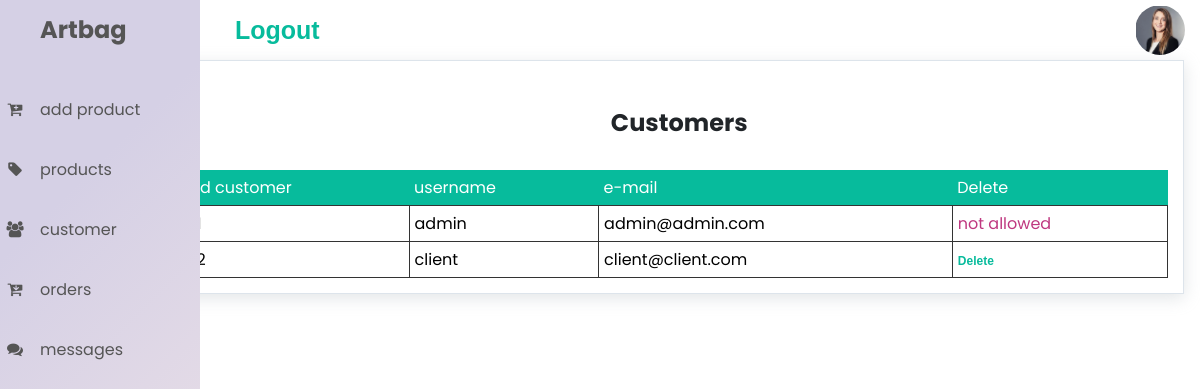
Screenshot of /acustomers.php (signed in) with the database file from the repository.
### tables this page shows
create table user(
    idu int(4) auto_increment primary key,
    pseudo varchar(50) unique,
    pass varchar(50) ,
    mail varchar(50) unique ,
    code int(4) unique
);

### acustomers.php (the view, shortened to what this page needs)
<!DOCTYPE html>
<?php
require_once("connection.php");
?>
<html lang="en">
<head>
    <link rel="stylesheet" href="style.css">
    <link rel="stylesheet" href="https://cdnjs.cloudflare.com/ajax/libs/font-awesome/4.7.0/css/font-awesome.css" />
</head>
<body>
<div class="navigation1" >
            <ul>
                <li>
                    <a href="index.php">
                        <span class="icon"></span>
                        <span class="title2"><h2>Artbag</h2></span>
                    </a>
                </li>
                <li>
                    <a href="addproduct.php">
                        <span class="icon"><i class="fa fa-cart-plus"></i></span>
                        <span class="title2">add product</span>
                    </a>
                </li>
                <li>
                    <a href="ashowproducts.php">
                        <span class="icon"><i class="fa fa-tag"></i></i></span>
                        <span class="title2">products</span>
                    </a>
                </li>
                <li>
                    <a href="acustomers.php">
                        <span class="icon"><i class="fa fa-users"></i></span>
                        <span class="title2">customer</span>
                    </a>
                </li>
                <li>
                    <a href="aorders.php">
                        <span class="icon"><i class="fa fa-cart-arrow-down"></i></span>
                        <span class="title2">orders</span>
                    </a>
                </li>
                <li>
                    <a href="messages.php">
                        <span class="icon"><i class="fa fa-comments"></i></span>
                        <span class="title2">messages</span>
                    </a>
                </li>
            </ul>
        </div>
<div class="container">
            <div class="topbar">
            <a href="logout.php" class="logout">Logout</a>
                <div class="user">
                    <img src="images/profiles/profile1.jpg" >
                </div>
            </div>
            <div class="card">
            <h2 class="card-title">Customers</h2>
                <table class="table table-striped" width=200px>
                <thead>
                    <tr>
                        <th>id customer</th>
                        <th>username</th>
                        <th>e-mail</th>
                        <th>Delete</th>
                   </tr>
                </thead>
                <?php
                  $sql ="SELECT * FROM user  " ;
                  $result= mysqli_query($conn, $sql);
                  if(mysqli_num_rows($result)>0){
                      while($row= mysqli_fetch_assoc($result))  { ?>
                        <tr>
                           <td><?php print  $row['idu'];?></td>
                           <td><?php echo $row['pseudo'];?></td>
                          <td><?php echo $row['mail'];?></td>
                          <?php if ($row['pseudo']!='admin'){ ?>
                          <td> <a href="mail.php?mail=4&id=<?php echo $row['idu'];; ?>" class="prod">Delete</a></td>
                          <?php } else {  ?>
                            <td style="color : #BF3880"><?php echo "not allowed"?></td>
                         <?php } ?>
                       </tr>
                       <?php }} ?>
                </table>
            </div>
                      </div>
</body>
</html>

### style.css (style rules this page uses)
* { margin :0 ; padding : 0; box-sizing :0 ; }
body { font-family: 'Poppins', sans-serif; }
a { text-decoration : none ; color :#555 ; }
.container { max-width : 1300px ; padding-left:25px ; margin : auto ; padding-right:25px ; }
.card table { border-collapse: collapse; }
.card table td { border: 1px solid #333; padding: 5px; }
.card table td { text-align : left ; }
.card table th { text-align : left; }
table { width:100% ; border-collapse: collapse ; }
th { text-align:left ; padding: 5px ; color:#fff; background: #07BB9C; font-weight:normal ; }
td { padding:10px 5px ; }
td a { color:#07BB9C ; font-size: 12px ; }
td:last-child { text-align: right ; }
th:last-child { text-align: right ; }
ul { list-style-type: none ; ; }
.navigation1 { position: fixed; width: 200px; height: 100%; background-color: #ebe6f3; background-image: linear-gradient(315deg, #f3e6e8 0%, #d5d0e5 74%); transition: 0.5s; overflow: hidden; }
.navigation1 ul { position: absolute; top: 0; left: 0; width: 100%; }
.navigation1 ul li { position: relative; width: 100%; list-style: none; }
.navigation1 ul li:nth-child(1) { margin-bottom: 20px; }
.navigation1 ul li a { position: relative; display: block; width: 100%; display: flex; text-decoration: none; text-align: center; }
.navigation1 ul li a .icon { position: relative; display: block; min-width: 30px; height: 60px; line-height: 60px; text-align: center; }
.navigation1 ul li a .title2 { position: relative; display: block; padding: 0 10px; height: 60px; line-height: 60px; white-space: nowrap; }
.topbar { width: 100%; background: #fff; height: 60px; padding: 0 10px; display :flex ; justify-content: space-between ; align-items: center; }
.logout { margin-left:200px ; color: #07BB9C; font-family: 'Krona One', sans-serif; font-size:25px ; font-weight: bold; }
.prod { color: #07BB9C; font-family: 'Krona One', sans-serif; font-weight: bold; }
.user { position: relative; min-width : 50px; width: 50px; height: 50px; border-radius: 50%; overflow: hidden; cursor: pointer; }
.user img { position: absolute; top: 0; left: 0; width: 100%; height: 100%; object-fit: cover; padding: 2%; float: right; }
.card { box-shadow: 0 0 0 0 rgba(90, 113, 208, 0.11), 0 4px 16px 0 rgba(167, 175, 183, 0.33); border: solid 1px #dde4eb; border-radius: 0px; background-color: #fff; margin-left: 13%; margin-right:5%; width: 85%; padding: 15px; }
.card .card-title { color: #212529; text-align: center; padding: 3%; }

### rows the page displays
user: pseudo "admin", mail "admin@admin.com", shows "not allowed"
user: idu "2", pseudo "client", mail "client@client.com"
